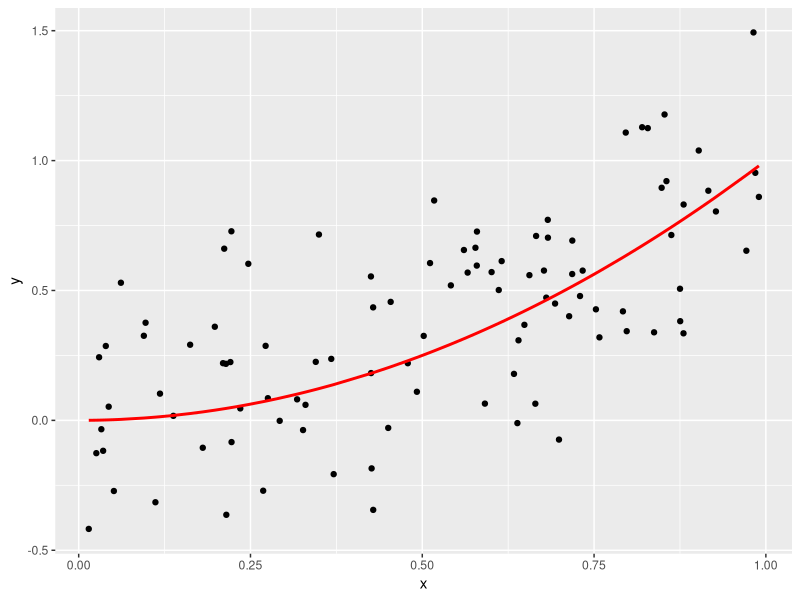
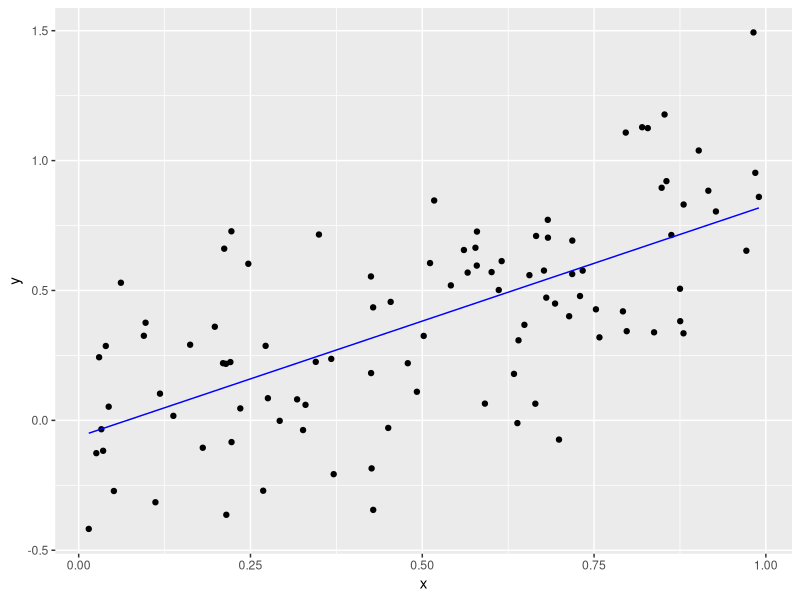

R code for these plots, in order: (Note: a time limit stopped this script after it produced the figures.)
# Setup -------------------------------------------------------------------
library(tidyverse)
library(broom)

# Let these be:
# -true function f(x) for a one-dimensional predictor x
# -the standard deviation of the true epsilon i.e. the noise
f <- function(x) {
  x^2
}
sigma <- 0.3

# This function generates a random sample. Random in terms of both
# -the predictor x
# -the amount of noise eps
generate_sample <- function(f, n_sim, sigma) {
  data_frame(
    x = runif(n = n_sim, min = 0, max = 1),
    f_x = f(x),
    eps = rnorm(n = n_sim, mean = 0, sd = sigma),
    y = f_x + eps
  )
}



# Generate Training Data via Sampling -------------------------------------
train_data <- generate_sample(f, n_sim = 100, sigma = sigma)

# The true model f(x) is in red. We observe points (x,y). Here we are pretending
# to know the exact break down of y into f(x) and eps
ggplot(train_data, aes(x=x)) +
  geom_point(aes(y=y)) +
  geom_line(aes(y=f_x), col="red", size=1)

# In a realistic situation, we only know x & y, not f(x) & eps. So we should
# remove them
train_data <- train_data %>%
  select(x, y)



# Generate Test Data, Fit Model, and Get Predictions -------------------

# 1. Generate test data via sampling. Recall in test data, we only have the
# predictors x:
test_data <- generate_sample(f, n_sim = 100, sigma = sigma) %>%
  select(x)

# 2. Fit Model: Simple linear regression
model <- lm(y ~ x, data = train_data)
train_data_augmented <- model %>%
  augment() %>%
  tbl_df()
# Plot fitted model to training data
ggplot(data=train_data_augmented, aes(x=x)) +
  geom_point(aes(y=y)) +
  geom_line(aes(y=.fitted), col="blue")

# 3. Get Predictions
# Note: we use augment(newdata=BLAH) here, since it works. This is equivalent
# to using the predict() function.
predictions <- model %>%
  augment(newdata=test_data) %>%
  tbl_df() %>%
  .[[".fitted"]]



# Main For Loop -------------------------------------------------
set.seed(76)
n_sim <- 10000

# Create new test data: a single point
x0 <- 0.95
test_data <- data_frame(x=x0)

# Save predictions here
predictions <- rep(0, n_sim)

for(i in 1:n_sim) {
  #Generate random sample to use as training data
  train_data <- generate_sample(f, n_sim = 100, sigma = sigma)
  #select only the appropriate columns
  train_data <- train_data %>%
    select(x, y)
  #refit the linear model to the training data
  model <- lm(y ~ x, data = train_data)
  train_data_augmented <- model %>%
    augment() %>%
    tbl_df()
  #create a prediction
  prediction <- model %>%
    augment(newdata=test_data) %>%
    tbl_df() %>%
    .[[".fitted"]]
  #push prediction to vector of predictions
  predictions[i] <-  prediction
  
  if(i %% 100 == 0){
    print(i)
  }
}

# Pull the Curtain! Reveal truth: i.e. show all components we really know, but
# pretended not to:
set.seed(76)
truth <- data_frame(
  x = rep(x0, n_sim),
  f_x = f(x),
  eps = rnorm(n = n_sim, mean = 0, sd = 0.3),
  y = f_x + eps
  )

# Add predictions
truth <- truth %>%
  mutate(y_hat=predictions)

# Compute MSE, (Avg Bias of f_hat)^2, Variance of f_hat, sigma^2:
# FILL THIS IN:

MSE <- mean(sum((truth$y_hat - truth$y)^2))

avg_bias_f_hat <- mean(sum((truth$f_x - truth$y_hat)^2))

variance <- var(truth$y_hat)

sigma_sq <- (sd(truth$eps))^2
